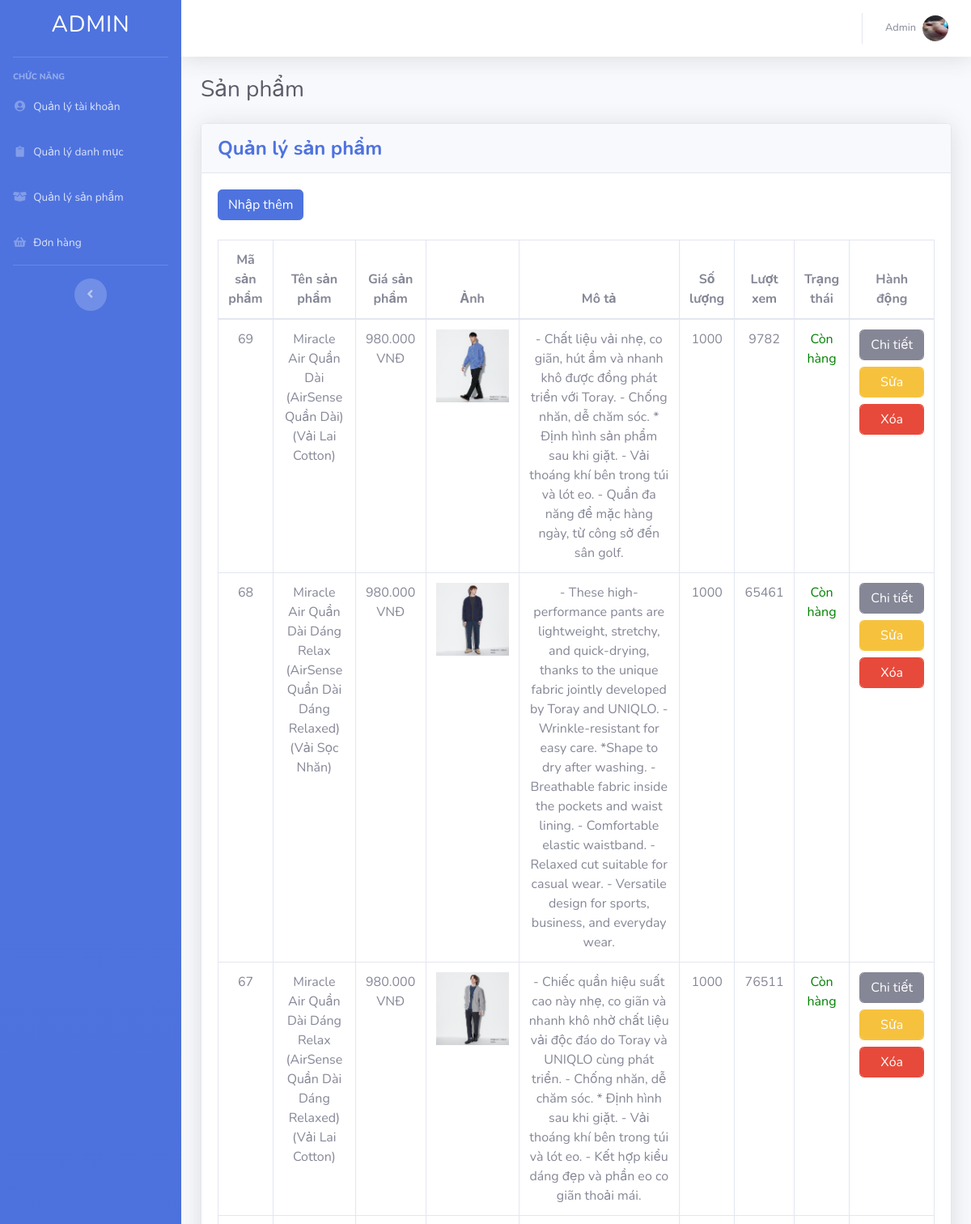
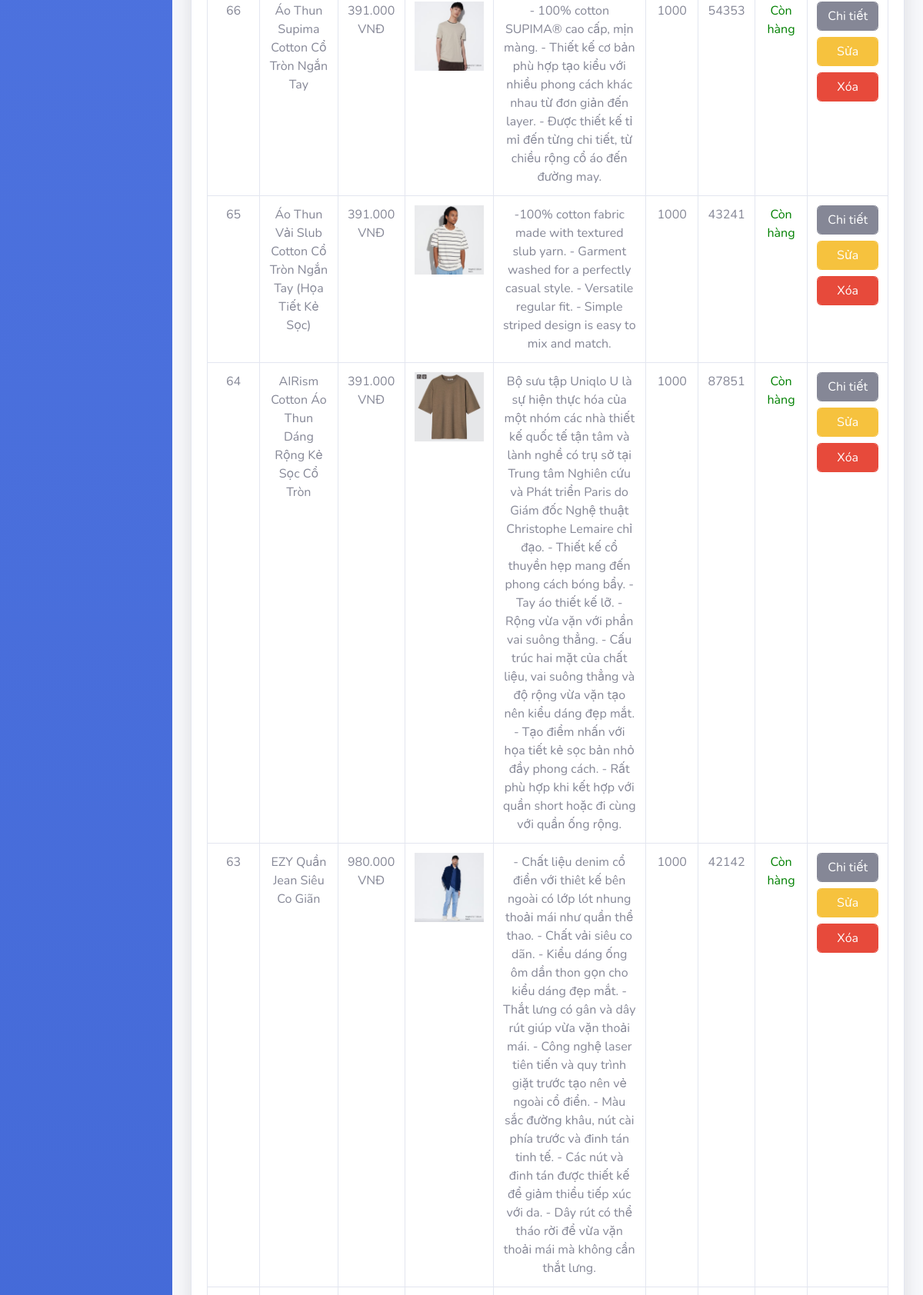
/Admin/index.php?act=listsp (upper part), run on the app's committed database (2 pictures, top to bottom).
### tables this page shows
CREATE TABLE `sanpham` (
  `id` int(11) NOT NULL,
  `tensp` varchar(255) NOT NULL,
  `giasp` decimal(10,3) NOT NULL,
  `img` varchar(255) DEFAULT NULL,
  `mota` text NOT NULL,
  `iddm` int(11) NOT NULL,
  `id_sptheomua` int(11) NOT NULL,
  `soluong` int(11) DEFAULT NULL,
  `luotxem` int(11) DEFAULT NULL,
  `trangthai` int(11) NOT NULL
);

### model/pdo.php (called while the page is built, shortened)
<?php
function pdo_get_connection()
{
    $dburl = "mysql:host=localhost;dbname=duan1_2;charset=utf8";
    $username = 'root';
    $password = '';
    $conn = new PDO($dburl, $username, $password);
    $conn->setAttribute(PDO::ATTR_ERRMODE, PDO::ERRMODE_EXCEPTION);
    return $conn;
}
function pdo_query($sql)
{
    $sql_args = array_slice(func_get_args(), 1);
    try {
        $conn = pdo_get_connection();
        $stmt = $conn->prepare($sql);
        $stmt->execute($sql_args);
        $stmt->setFetchMode(PDO::FETCH_ASSOC);
        $rows = $stmt->fetchAll();
        return $rows;
    } catch (PDOException $e) {
        throw $e;
    } finally {
        unset($conn);
    }
}

### model/sanpham.php (called while the page is built, shortened)
<?php
function loadall_sanpham($kyw = " ", $iddm = 0)
{
    $sql = "select * from sanpham where 1";
    $sql .= " order by id desc";
    $listsanpham = pdo_query($sql);
    return $listsanpham;
}
?>

### Admin/sanpham/list.php (the view, shortened to what this page needs)
<div class="container-fluid">
    <div class="d-sm-flex align-items-center justify-content-between mb-4">
        <h1 class="h3 mb-0 text-gray-800">Sản phẩm</h1>
    </div>
    <div class="card shadow mb-4">
        <div class="card-header py-3">
            <h4 class="m-0 font-weight-bold text-primary">Quản lý sản phẩm</h4>
        </div>
        <div class="card-body">
            <div class="table-responsive">
                <form action="">
                    <a href="index.php?act=addsp"><input type="button" class="btn btn-primary" value="Nhập thêm"></a>
                </form>
                <br>
                <table class="table table-bordered text-center" id="dataTable" width="100%" cellspacing="0">
                    <thead>
                        <tr>
                            <th>Mã sản phẩm</th>
                            <th>Tên sản phẩm</th>
                            <th>Giá sản phẩm</th>
                            <th>Ảnh</th>
                            <th>Mô tả</th>
                            <th>Số lượng</th>
                            <th>Lượt xem</th>
                            <th>Trạng thái</th>
                            <th>Hành động</th>
                        </tr>
                    </thead>
                    <tbody>
                        <?php
                        foreach ($listsanpham as $sanpham) {
                            extract($sanpham);
                            $suasp = "index.php?act=suasp&id=" . $id;
                            $xoasp = "index.php?act=xoasp&id=" . $id;
                            $hinhpath = "../upload_file/" . $img;
                            if (is_file($hinhpath)) {
                                $hinh = "<img src='" . $hinhpath . "' height='90'>";
                            } else {
                                $hinh = "No img";
                            }
                            echo '<tr>
                                <td>' . $id . '</td>
                                <td>' . $tensp . '</td>
                                <td>' . $giasp . ' VNĐ</td>
                                <td>' . $hinh . '</td>
                                <td>' . $mota . '</td>
                                <td>' . $soluong . '</td>
                                <td>' . $luotxem . '</td>
                                <td>' . ($trangthai === 0 ? "<p style='color: green;'>Còn hàng</p>" : "<p style='color: red;'>Hết hàng</p>") . '</td>
                                <td>
                                   <a href=" index.php?act=chitietsp&id= ' . $id . '"><input type="button" class=" form-control btn btn-secondary" value="Chi tiết"></a>
                                    <a href="' . $suasp . '"><input type="button" class=" form-control btn btn-warning mt-2" value="Sửa"></a>
                                    <a href="' . $xoasp . '"  onclick="return confirmDeletesp()"><input type="button" class=" form-control btn btn-danger mt-2" value="Xóa"></a>
                                </td>
                                </tr>';
                        }
                        ?>
                    </tbody>
                </table>
            </div>
        </div>
    </div>
</div>
</div>

### data on the page
sanpham: id "69", tensp "Miracle Air Quần Dài (AirSense Quần Dài) (Vải Lai Cotton)", giasp "980.000", img (picture), mota "- Chất liệu vải nhẹ, co giãn, hút ẩm và nhanh khô được đồng phát triển với Toray. - Chống nhăn, dễ chăm sóc. * Định hình sản phẩm sau khi giặt. - Vải thoáng khí bên trong túi và lót eo. - Quần đa năng để mặc hàng ngày, từ công sở đến sân golf.", soluong "1000", luotxem "9782", trangthai "Còn hàng"
sanpham: id "68", tensp "Miracle Air Quần Dài Dáng Relax (AirSense Quần Dài Dáng Relaxed) (Vải Sọc Nhăn)", giasp "980.000", img (picture), mota "- These high-performance pants are lightweight, stretchy, and quick-drying, thanks to the unique fabric jointly developed by Toray and UNIQLO. - Wrinkle-resistant for easy care. *Shape to dry after washing. - Breathable fabric inside the pockets and waist lining. - Comfortable elastic waistband. - Relaxed cut suitable for casual wear. - Versatile design for sports, business, and everyday wear.", soluong "1000", luotxem "65461", trangthai "Còn hàng"
sanpham: id "67", tensp "Miracle Air Quần Dài Dáng Relax (AirSense Quần Dài Dáng Relaxed) (Vải Lai Cotton)", giasp "980.000", img (picture), mota "- Chiếc quần hiệu suất cao này nhẹ, co giãn và nhanh khô nhờ chất liệu vải độc đáo do Toray và UNIQLO cùng phát triển. - Chống nhăn, dễ chăm sóc. * Định hình sau khi giặt. - Vải thoáng khí bên trong túi và lót eo. - Kết hợp kiểu dáng đẹp và phần eo co giãn thoải mái.", soluong "1000", luotxem "76511", trangthai "Còn hàng"
sanpham: id "66", tensp "Áo Thun Supima Cotton Cổ Tròn Ngắn Tay", giasp "391.000", img (picture), mota "- 100% cotton SUPIMA® cao cấp, mịn màng. - Thiết kế cơ bản phù hợp tạo kiểu với nhiều phong cách khác nhau từ đơn giản đến layer. - Được thiết kế tỉ mỉ đến từng chi tiết, từ chiều rộng cổ áo đến đường may.", soluong "1000", luotxem "54353", trangthai "Còn hàng"
sanpham: id "65", tensp "Áo Thun Vải Slub Cotton Cổ Tròn Ngắn Tay (Họa Tiết Kẻ Sọc)", giasp "391.000", img (picture), mota "-100% cotton fabric made with textured slub yarn. - Garment washed for a perfectly casual style. - Versatile regular fit. - Simple striped design is easy to mix and match.", soluong "1000", luotxem "43241", trangthai "Còn hàng"
sanpham: id "64", tensp "AIRism Cotton Áo Thun Dáng Rộng Kẻ Sọc Cổ Tròn", giasp "391.000", img (picture), mota "Bộ sưu tập Uniqlo U là sự hiện thực hóa của một nhóm các nhà thiết kế quốc tế tận tâm và lành nghề có trụ sở tại Trung tâm Nghiên cứu và Phát triển Paris do Giám đốc Nghệ thuật Christophe Lemaire chỉ đạo. - Thiết kế cổ thuyền hẹp mang đến phong cách bóng bẩy. - Tay áo thiết kế lỡ. - Rộng vừa vặn với phần vai suông thẳng. - Cấu trúc hai mặt của chất liệu, vai suông thẳng và độ rộng vừa vặn tạo nên kiểu dáng đẹp mắt. - Tạo điểm nhấn với họa tiết kẻ sọc bản nhỏ đầy phong cách. - Rất phù hợp khi kết hợp với quần short hoặc đi cùng với quần ống rộng.", soluong "1000", luotxem "87851", trangthai "Còn hàng"
sanpham: id "63", tensp "EZY Quần Jean Siêu Co Giãn", giasp "980.000", img (picture), mota "- Chất liệu denim cổ điển với thiêt kế bên ngoài có lớp lót nhung thoải mái như quần thể thao. - Chất vải siêu co dãn. - Kiểu dáng ống ôm dần thon gọn cho kiểu dáng đẹp mắt. - Thắt lưng có gân và dây rút giúp vừa vặn thoải mái. - Công nghệ laser tiên tiến và quy trình giặt trước tạo nên vẻ ngoài cổ điển. - Màu sắc đường khâu, nút cài phía trước và đinh tán tinh tế. - Các nút và đinh tán được thiết kế để giảm thiểu tiếp xúc với da. - Dây rút có thể tháo rời để vừa vặn thoải mái mà không cần thắt lưng.", soluong "1000", luotxem "42142", trangthai "Còn hàng"
